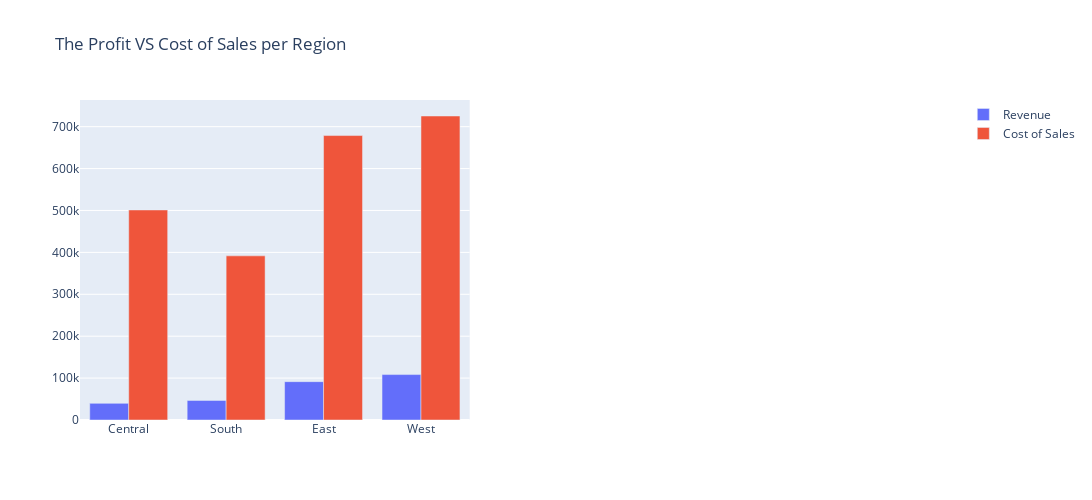

Notebook code for this chart:
### Code cell
fig3 = make_subplots(rows=1, cols=2)

fig3.add_trace(
    go.Bar(x=reg_filter['Region'], y=reg_filter['Profit'],name='Revenue'),
    row=1, col=1
)

fig3.add_trace(
    go.Bar(x=reg_filter['Region'], y=reg_filter['Sales'],name='Cost of Sales'),
    row=1, col=1
)

fig3.update_layout(height=500, width=2500, title_text="The Profit VS Cost of Sales per Region")
fig3.show()

### Figure 1 — Plotly figure (JSON) as saved in the notebook; plotly's stock layout.template omitted (floating-point values rounded to 4 significant figures)
{"data": [{"name": "Revenue", "type": "bar", "x": ["Central", "South", "East", "West"], "xaxis": "x", "y": [39710.0, 46750.0, 91520.0, 108400.0], "yaxis": "y"}, {"name": "Cost of Sales", "type": "bar", "x": ["Central", "South", "East", "West"], "xaxis": "x", "y": [501200.0, 391700.0, 678800.0, 725500.0], "yaxis": "y"}], "layout": {"height": 500, "title": {"text": "The Profit VS Cost of Sales per Region"}, "width": 2500, "xaxis": {"anchor": "y", "domain": [0, 0.45]}, "xaxis2": {"anchor": "y2", "domain": [0.55, 1]}, "yaxis": {"anchor": "x", "domain": [0, 1]}, "yaxis2": {"anchor": "x2", "domain": [0, 1]}}}
